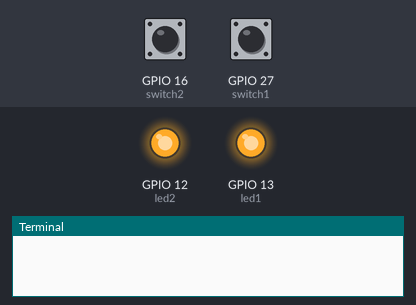
Bench run of a program on a simulated Raspberry Pi (BCM pin numbers). Parts: output pins drawn as LEDs (lit = HIGH), the last lines printed to the terminal. Dashed ring = blinking. Inputs (shaded band) come from the test bench; at power-on: GPIO 16 (switch2) HIGH, GPIO 27 (switch1) HIGH. Files that are not in the repository are absent.

Above: at 1.2 s.
1.3 s: GPIO 16 (switch2) pulled LOW for 0.15 s
At 1.4 s:
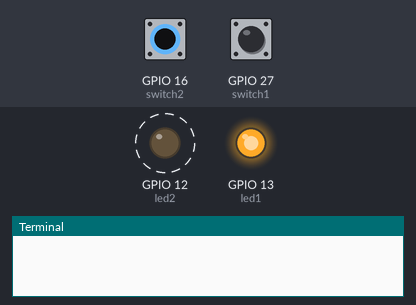
3.4 s: GPIO 27 (switch1) pulled LOW for 0.15 s
At 4.2 s:
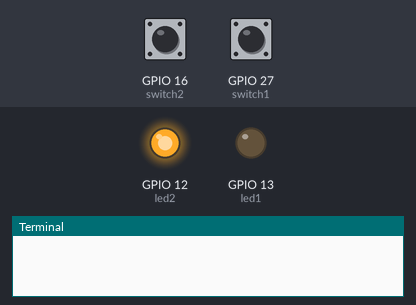
5.9 s: GPIO 27 (switch1) pulled LOW for 3.2 s
At 10.3 s:
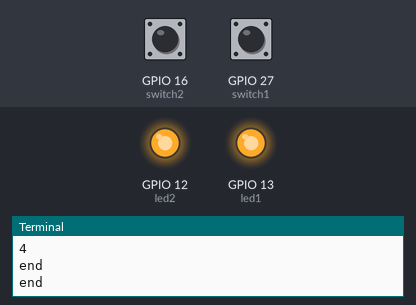
11.4 s: GPIO 16 (switch2) pulled LOW for 3.2 s
At 11.7 s:
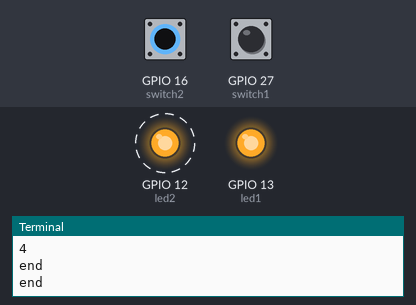
Timing chart, 0 to 15.9 s (numbered marks = the images above; inputs shaded):
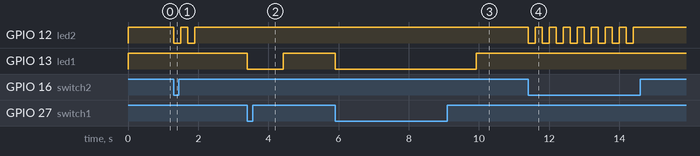

The program:

Switch.py
```python
import time
import RPi.GPIO as GPIO
import os

GPIO .setmode(GPIO.BCM)
switch1 = 27
led1 = 13
led2 = 12
switch2 = 16
press_time = 0
press_count = 0

GPIO.setup(switch1, GPIO.IN, pull_up_down=GPIO.PUD_UP)
GPIO.setup(led1, GPIO.OUT, initial=GPIO.HIGH)
GPIO.setup(switch2, GPIO.IN, pull_up_down=GPIO.PUD_UP)
GPIO.setup(led2, GPIO.OUT, initial=GPIO.HIGH)

def button1(pin):
    global press_time
    global press_count
    GPIO.output(led1, GPIO.input(switch1))
    if GPIO.input(switch1) == 0:
        while not GPIO.input(switch1):
            press_time = press_time + 1
            time.sleep(1)

    if GPIO.input(switch1) == 1:
        press_count = press_time
        os.system ("cat /proc/vmstat")
        press_time = 0
        print("end")

def button2(pin):
    global press_time
    global press_count
    GPIO.output(led2, GPIO.input(switch2))
    if GPIO.input(switch2) == 0:
        while not GPIO.input(switch2):
            GPIO.output(led2,0)
            time.sleep(.2)
            GPIO.output(led2, 1)
            time.sleep(.2)
            GPIO.output(led2,0)
            time.sleep(.2)
            GPIO.output(led2, 1)
            time.sleep(.2)
            press_time = press_time + 1


    if GPIO.input(switch2) == 1:
        press_count = press_time
        press_time = 0


GPIO.add_event_detect(switch1, GPIO.BOTH, button1)
GPIO.add_event_detect(switch2, GPIO.BOTH, button2)
while 1 == 1 :
    if press_count > 0:
        print (press_count)
        press_count = 0
```

Measured:
- after the input at 1.3 s, GPIO 12 (led2): alternates HIGH for 0.20 s and LOW for 0.20 s, 4 changes in all, then stays HIGH, starting at once
- after the input at 3.4 s, GPIO 13 (led1): HIGH → LOW at once, → HIGH 1.0 s later
- after the input at 5.9 s, GPIO 13 (led1): HIGH → LOW at once, → HIGH 4.0 s later
- after the input at 11.4 s, GPIO 12 (led2): alternates HIGH for 0.20 s and LOW for 0.20 s, 16 changes in all, then stays HIGH, starting at once
